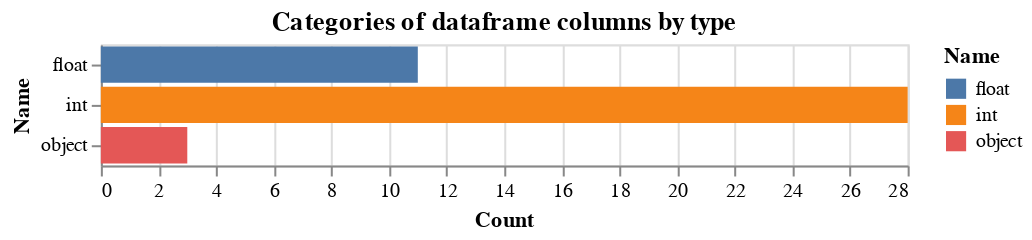

The cell this chart's notebook holds for it:
### Code cell
# using the combined datadets to identify the datatypes with the function
# group_by_dtype
features_col=group_by_dtype(_features)
# # load a dataset
features_table=pd.DataFrame({'Name':['int','float','object'],'Count':[len(features_col['int']),len(features_col['float']),len(features_col['object'])]})
# plot the dataset, referencing dataframe column names
alt.Chart(features_table, title="Categories of dataframe columns by type").mark_bar().encode(
  x='Count',
  y='Name',
  color='Name'
)

### Figure 1 — Vega-Lite specification as saved in the notebook (floating-point values rounded to 4 significant figures)
{"config": {"view": {"continuousWidth": 400, "continuousHeight": 300}}, "data": {"name": "data-4f11d2980c7fffda5cff1e8f2a6cb63d"}, "mark": "bar", "encoding": {"color": {"type": "nominal", "field": "Name"}, "x": {"type": "quantitative", "field": "Count"}, "y": {"type": "nominal", "field": "Name"}}, "title": "Categories of dataframe columns by type", "$schema": "https://vega.github.io/schema/vega-lite/v4.8.1.json", "datasets": {"data-4f11d2980c7fffda5cff1e8f2a6cb63d": [{"Name": "int", "Count": 28}, {"Name": "float", "Count": 11}, {"Name": "object", "Count": 3}]}}
